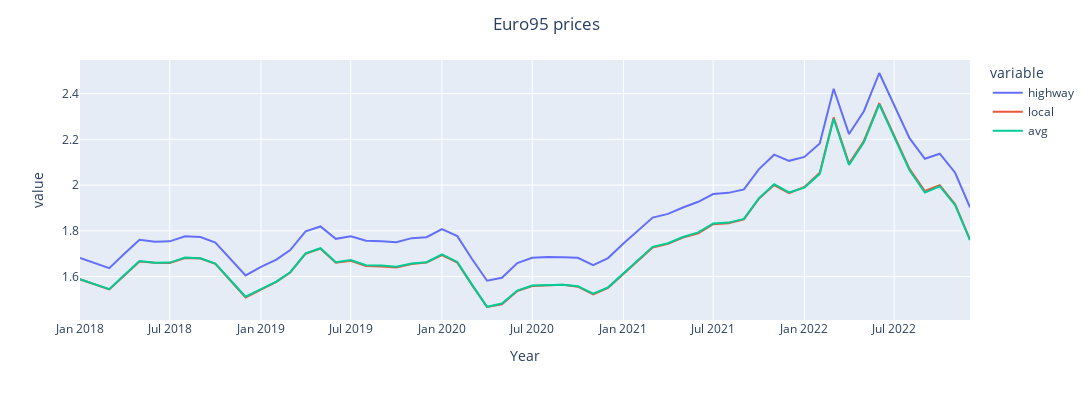
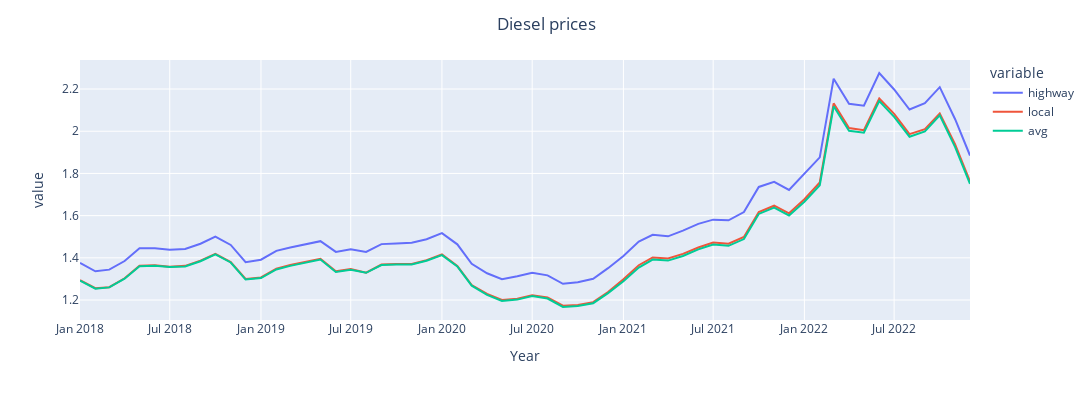
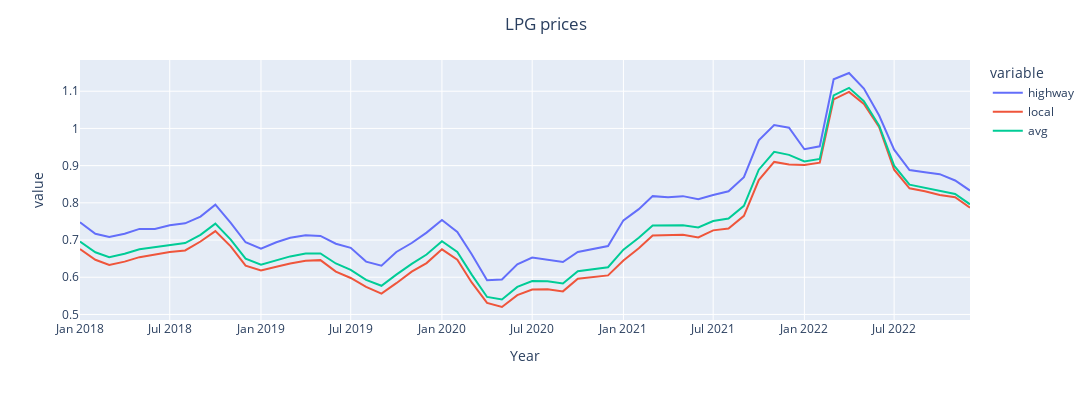

The code cell stored with these charts, in order, in its notebook:
### Code cell
# fig95 = px.line(euro95, width=1100, height=400)
# fig95.update_layout(title={
#     'text': 'Euro95 prices',
#     'x': 0.5
# })

# fig95.update_traces(line=dict(dash='dash'), selector=dict(mode='lines+markers', marker=dict(color='red'), line=dict(color='red')))

# fig95.show()

# fig_diesel = px.line(diesel, width=1100, height=400)
# fig_diesel.update_layout(title={
#     'text': 'Diesel prices',
#     'x': 0.5
# })


# fig_diesel.show()

# fig_lpg = px.line(LPG, width=1100, height=400)
# fig_lpg.update_layout(title={
#     'text': 'LPG prices',
#     'x': 0.5
# })


# fig_lpg.show()
